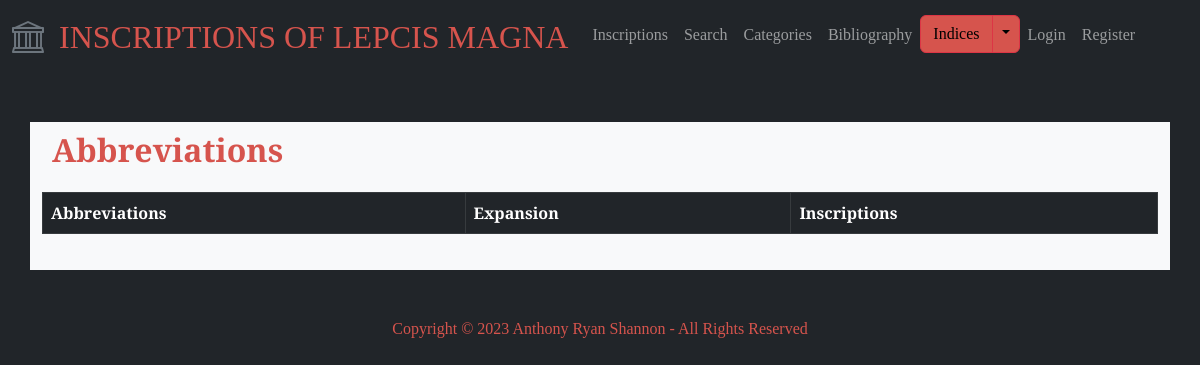
/abbreviations, run on an earlier commit of the app's database.
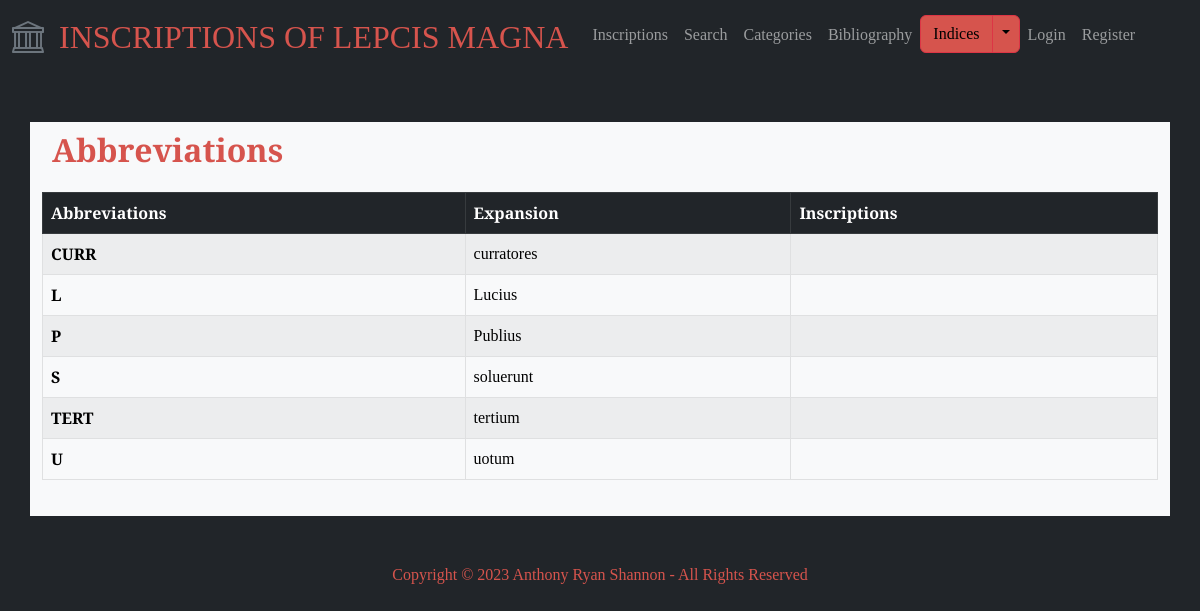
And on a later commit of the database.
### lepcismagna/models.py (models this page shows, shortened)
class Abbreviation(models.Model):
    abbreviation = models.CharField(max_length=20, blank=True)
    expansion = models.CharField(max_length=50, blank=True)
    inscriptions = models.ManyToManyField('Inscription', blank=True)

### lepcismagna/views.py (the view)
# urls.py: path("abbreviations", views.abbreviations, name="abbreviations"),
def abbreviations(request):
    abbreviations = Abbreviation.objects.prefetch_related('inscriptions')
    return render(request, "lepcismagna/abbreviations.html", {"abbreviations": abbreviations})

### lepcismagna/templates/lepcismagna/abbreviations.html (shortened to what this page needs)
{% extends "lepcismagna/layout.html" %} {% block body %}
<div class="index-header">
  <h2>Abbreviations</h2>
</div>
<table class="table table-striped table-hover table-bordered">
  <thead class="table-dark">
    <tr>
      <th scope="col">Abbreviations</th>
      <th scope="col">Expansion</th>
      <th scope="col">Inscriptions</th>
    </tr>
  </thead>
  <tbody class="table-light">
    {% for abbreviation in abbreviations %}
    <tr>
      <th scope="row">{{ abbreviation.abbreviation }}</th>
      <td>{{ abbreviation.expansion|safe }}</td>
      <td>
      </td>
    </tr>
    {% endfor %}
  </tbody>
</table>
{% endblock %}

### lepcismagna/templates/lepcismagna/layout.html (shortened to what this page needs)
<!DOCTYPE html>
<html lang="en">
  <head>
    <link
      href="https://cdn.jsdelivr.net/npm/bootstrap@5.2.3/dist/css/bootstrap.min.css"
      rel="stylesheet"
    />
    <link
      rel="stylesheet"
      href="https://cdn.jsdelivr.net/npm/bootstrap-icons@1.11.1/font/bootstrap-icons.css"
    />
    {% load static %}
    <link href="{% static 'lepcismagna/styles.css' %}" rel="stylesheet" />
  </head>
  <body class="bg-dark">
    <nav class="navbar sticky-top bg-dark navbar-expand-md navbar-dark">
      <div class="navbar-container container-xxl">
        <a class="navbar-brand" href="{% url 'index' %}">
          <span class="fw-bold text-secondary">
            <i class="bi bi-bank"></i>
          </span>
          <span class="text-danger">INSCRIPTIONS OF LEPCIS MAGNA</span>
        </a>
        <div
          class="collapse navbar-collapse justify-content-start align-center"
          id="main-nav"
        >
          <ul class="navbar-nav">
            <li class="nav-item">
              <a class="nav-link" href="{% url 'inscriptions' %}">
                Inscriptions
              </a>
            </li>
            <ul class="navbar-nav">
              <li class="nav-item">
                <a class="nav-link" href="{% url 'inscription_search' %}">
                  Search
                </a>
              </li>
            <li class="nav-item">
              <a class="nav-link" href="{% url 'categories' %}"> Categories </a>
            </li>
            <li class="nav-item">
              <a class="nav-link" href="{% url 'bibliography' %}">
                Bibliography
              </a>
            </li>
            <li class="nav-item dropdown">
              <div class="btn-group">
                <button class="btn btn-danger">Indices</button>
                <button
                  class="btn btn-danger dropdown-toggle dropdown-toggle-split"
                  data-bs-toggle="dropdown"
                  aria-expanded="false"
                >
                </button>
              </div>
            </li>
            {% if user.is_authenticated %}
            <li class="nav-item">
              <a class="nav-link" href="{% url 'logout' %}"> Logout </a>
            </li>
            {% else %}
            <li class="nav-item">
              <a class="nav-link" href="{% url 'login' %}"> Login </a>
            </li>
            <li class="nav-item">
              <a class="nav-link" href="{% url 'register' %}"> Register </a>
            </li>
            {% endif %}
          </ul>
        </div>
      </div>
    </nav>
    <main class="main-container container-md mt-5 bg-light">
      {% block body %} {% endblock %}
    </main>
    <footer class="container-md mt-5">
      <p>Copyright &#169; 2023 Anthony Ryan Shannon - All Rights Reserved</p>
    </footer>
  </body>
</html>

### lepcismagna/static/lepcismagna/styles.css (style rules this page uses)
body { font-family: "EB Garamond", serif; font-style: normal; font-variant: normal; }
footer { color: #d6544d; display: flex; flex-direction: row; justify-content: center; }
h2 { color: #d6544d; font-size: 32px; font-weight: 700; line-height: 35px; margin-bottom: 15px; }
li:not(last-child) { margin-bottom: 5px; }
main { background-color: palegoldenrod; }
p { font-size: 16px; font-weight: 400; line-height: 22px; text-align: justify; }
.bi { margin-right: 15px; font-size: 32px; }
.btn-danger { --bs-btn-bg: #d6544d; --bs-btn-color: #000; }
.index-header { padding: 10px; }
.main-container { padding-bottom: 20px; }
.navbar { color: #d6544d; --bs-navbar-brand-font-size: 32px; }
.navbar-brand { display: flex; flex-direction: row; }
.text-danger { color: #d6544d !important; }

What changed in the data, as far as the page shows it:
added Abbreviation: abbreviation "CURR", expansion "curratores"
added Abbreviation: abbreviation "L", expansion "Lucius"
added Abbreviation: abbreviation "P", expansion "Publius"
added Abbreviation: abbreviation "S", expansion "soluerunt"
added Abbreviation: abbreviation "TERT", expansion "tertium"
added Abbreviation: abbreviation "U", expansion "uotum"
